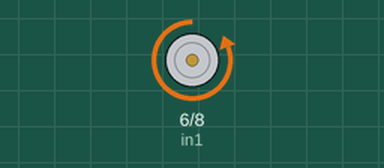
The sketch below on a simulated Arduino Uno, built with avr-gcc and run on an emulated ATmega328P. Shown: motor-driver pin pairs drawn as motors (green arrow = first pin HIGH = forward, orange = second pin HIGH = backward, longer = more drive, scaled by the enable pin).

Above: at 2.0 s.
At 6.0 s:
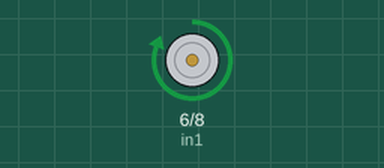
Timing chart, 0 to 10.4 s (numbered marks = the images above):
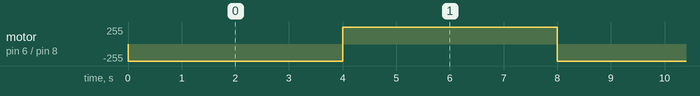

The sketch:

Spinner_DCmotor.ino
```cpp
#define enA 5
#define in1 6
#define in2 8

void setup() {

  pinMode(enA, OUTPUT);
  pinMode(in1, OUTPUT);
  pinMode(in2, OUTPUT);
  Serial.begin(9600);
}

void loop() {

  digitalWrite(in1, LOW);
  digitalWrite(in2, HIGH);
  analogWrite(enA, 255); // Send PWM signal to L298N Enable pin
  delay(4000);
  digitalWrite(in1, HIGH);
  digitalWrite(in2, LOW);
  analogWrite(enA, 255); // Send PWM signal to L298N Enable pin
  delay(4000);

}
```

Measured:
- by itself, motor on pin 6 (in1) / pin 8 (in2): alternates forward 255/255 for 4.0 s and backward 255/255 for 4.0 s
